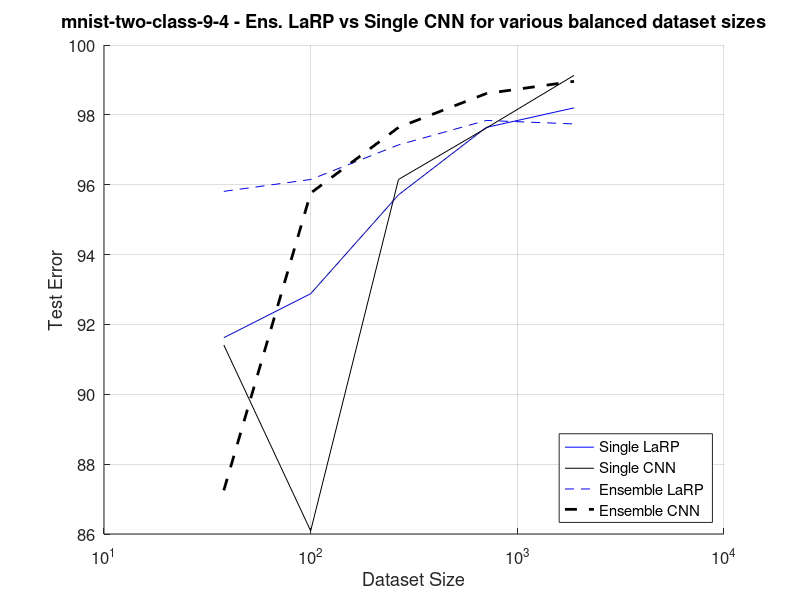
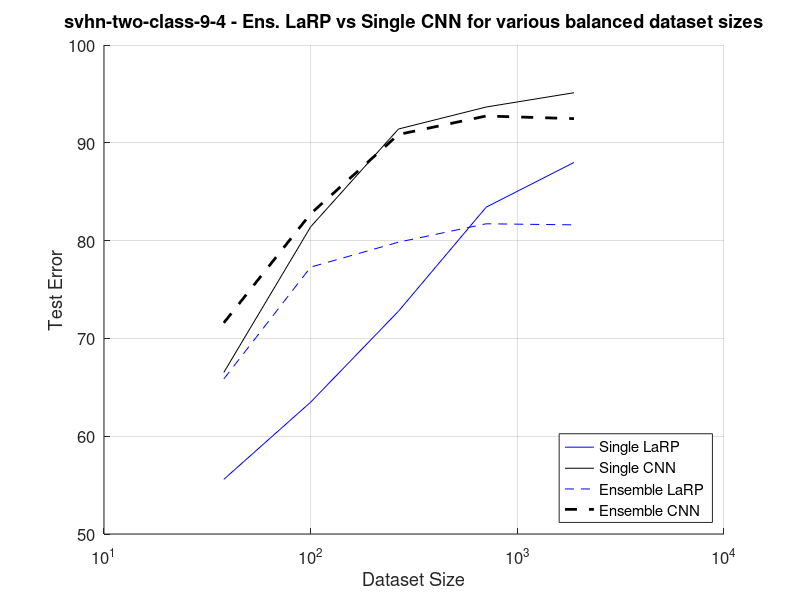
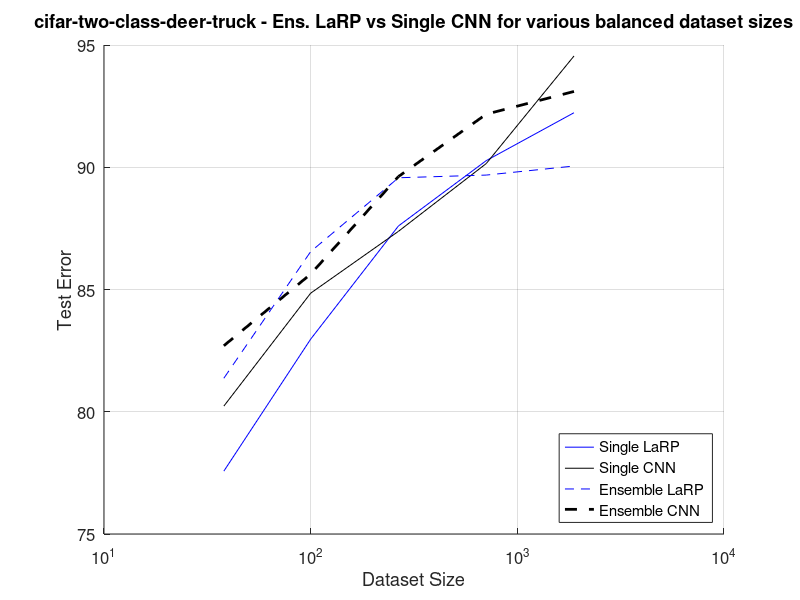

The MATLAB source for these figures, in order:
function plotResultsVaryingImdbSize()
  dataset = 'mnist-two-class-9-4';
  x = [38, 100, 266, 707, 1880]; %, 5000];
  y_single_larp   = [91.62, 92.88, 95.71, 97.64, 98.20]; %, 98.41];
  y_single_cnn    = [91.41, 86.09, 96.15, 97.62, 99.13]; %, 99.54];
  y_ensemble_larp = [95.81, 96.15, 97.14, 97.84, 97.74]; %, 97.42];
  y_ensemble_cnn  = [87.25, 95.76, 97.64, 98.61, 98.96]; %, 99.20];
  plotAndSaveShit(dataset, x, y_single_larp, y_single_cnn, y_ensemble_larp, y_ensemble_cnn);


  dataset = 'svhn-two-class-9-4';
  x = [38, 100, 266, 707, 1880]; %, 5000];
  y_single_larp   = [55.59, 63.48, 72.78, 83.42, 87.99]; %, 90.56];
  y_single_cnn    = [66.52, 81.41, 91.41, 93.66, 95.12]; %, 96.93];
  y_ensemble_larp = [65.85, 77.29, 79.84, 81.72, 81.61]; %, 81.68];
  y_ensemble_cnn  = [71.59, 82.75, 90.85, 92.74, 92.47]; %, 92.85];
  plotAndSaveShit(dataset, x, y_single_larp, y_single_cnn, y_ensemble_larp, y_ensemble_cnn);


  dataset = 'cifar-two-class-deer-truck';
  x = [38, 100, 266, 707, 1880]; %, 5000];
  y_single_larp   = [77.57, 82.97, 87.60, 90.27, 92.23]; %, 93.78];
  y_single_cnn    = [80.23, 84.85, 87.38, 90.15, 94.55]; %, 96.80];
  y_ensemble_larp = [81.37, 86.55, 89.57, 89.68, 90.05]; %, 91.20];
  y_ensemble_cnn  = [82.70, 85.63, 89.62, 92.17, 93.10]; %, 94.12];
  plotAndSaveShit(dataset, x, y_single_larp, y_single_cnn, y_ensemble_larp, y_ensemble_cnn);


function plotAndSaveShit(dataset, x, y_single_larp, y_single_cnn, y_ensemble_larp, y_ensemble_cnn)

  experiment_title = sprintf('%s - Ens. LaRP vs Single CNN for various balanced dataset sizes', dataset);
  h = figure;
  set(gca, 'fontsize', 12)
  hold on;
  grid on;

  semilogx( ...
    x, y_single_larp  , 'b', ...
    x, y_single_cnn   , 'k', ...
    x, y_ensemble_larp, 'b--', ...
    x, y_ensemble_cnn , 'k--', ...
    'LineWidth', 2);

  title(experiment_title);
  xlabel('Dataset Size')
  % ylim([0, 1]);
  % legend(legend_name_list);
  legend(...
    'Single LaRP', ...
    'Single CNN', ...
    'Ensemble LaRP', ...
    'Ensemble CNN');
  legend('Location','southeast');
  ylabel('Test Error');
  fileName = sprintf('%s_varying_balanced_dataset_size_test_comparison.eps', dataset);
  saveas(h, fileName, 'epsc');
